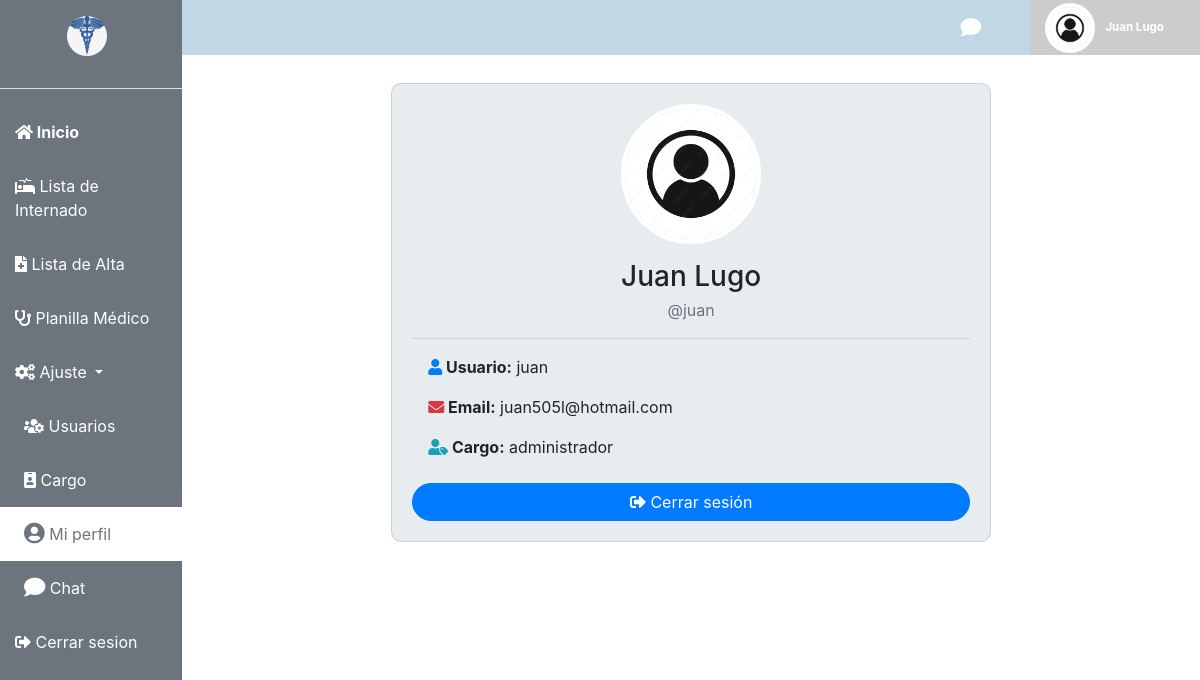
Screenshot of /vista/mi_perfil.php (signed in) with the database file from the repository.
### tables this page shows
CREATE TABLE `usuarios` (
  `id_usuario` int(11) NOT NULL,
  `nombre` varchar(150) NOT NULL,
  `usuario` varchar(100) NOT NULL,
  `email` varchar(255) NOT NULL,
  `contraseña` varchar(255) NOT NULL,
  `id_cargo` int(11) DEFAULT NULL,
  `estado` enum('online','offline') DEFAULT 'offline',
  `foto_perfil` varchar(255) NOT NULL
);

CREATE TABLE `cargo` (
  `id_cargo` int(11) NOT NULL,
  `cargo` varchar(100) NOT NULL
);

### control/usuario/mi_perfil.php (called while the page is built, shortened)
<?php
include "../conexion/conexion.php";
$id_usuario = $_SESSION['id_usuario'];
$query = "SELECT u.id_usuario, u.nombre, u.usuario, u.email, c.cargo
FROM usuarios u
 LEFT JOIN cargo c ON u.id_cargo = c.id_cargo
 WHERE id_usuario = ?";
$stmt = $conexion->prepare($query);
$stmt->bind_param("i", $id_usuario);
$stmt->execute();
$resultado = $stmt->get_result();
$usuario = $resultado->fetch_assoc();
?>

### vista/mi_perfil.php (the view, shortened to what this page needs)
<?php
include '../include/parte1.php';
include '../control/usuario/mi_perfil.php';
?>
<div class="container-fluid p-0">
    <?php include '../include/header.php'; ?>
    <div class="p-1 d-flex justify-content-center mt-4">
        <div class="card shadow-sm" style="width: 100%; max-width: 600px; border-radius: 10px; background-color:#e7ecef;">
            <div class="card-body text-center">
                <div class="mb-3">
                    <img src="../img/<?= $usuario['id_usuario'] ?>_user.png" alt="Foto de perfil" class="rounded-circle shadow" style="width: 140px; height: 140px; object-fit: cover; border: 4px solid #fff;">
                </div>
                <h3 class="mb-1"><?= htmlspecialchars($usuario['nombre']) ?></h3>
                <p class="text-muted mb-3">@<?= htmlspecialchars($usuario['usuario']) ?></p>
                <hr>
                <div class="text-left px-3">
                    <p><strong><i class="fas fa-user text-primary"></i> Usuario:</strong> <?= htmlspecialchars($usuario['usuario']) ?></p>
                    <p><strong><i class="fas fa-envelope text-danger"></i> Email:</strong> <?= htmlspecialchars($usuario['email']) ?></p>
                    <p><strong><i class="fa fa-user-tag text-info"></i> Cargo:</strong> <?= htmlspecialchars($usuario['cargo']) ?></p>
                </div>
                <div class="mt-4">
                    <a href="../login/cerrar_sesion.php" class="btn btn-primary btn-block" style="border-radius: 30px;">
                        <i class="fas fa-sign-out-alt"></i> Cerrar sesión
                    </a>
                </div>
            </div>
        </div>
    </div>
<?php include '../include/script.php'; ?>
<?php include '../include/parte2.php'; ?>

### include/parte1.php (style rules this page uses)
body { margin: 0; padding: 0; height: auto; display: flex; flex-direction: row; }

### rows the page displays
usuarios: nombre "Juan Lugo", usuario "juan", email "juan505l@hotmail.com", id_cargo.cargo "administrador"

### other values shown
$_SESSION['nombre'] "Juan Lugo"
